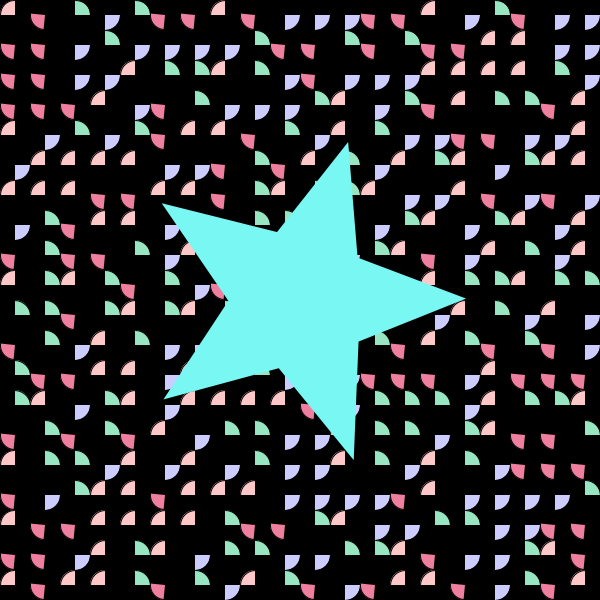
Frame 1 (no input)
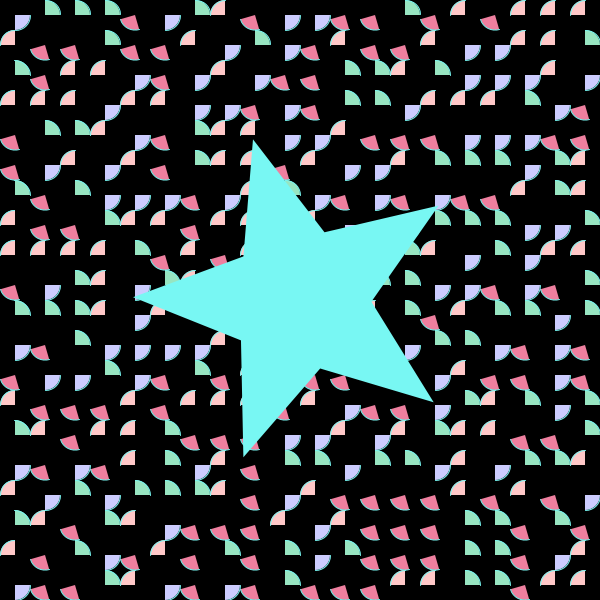
Frame 60 (the mouse pressed at the canvas centre just before this capture)
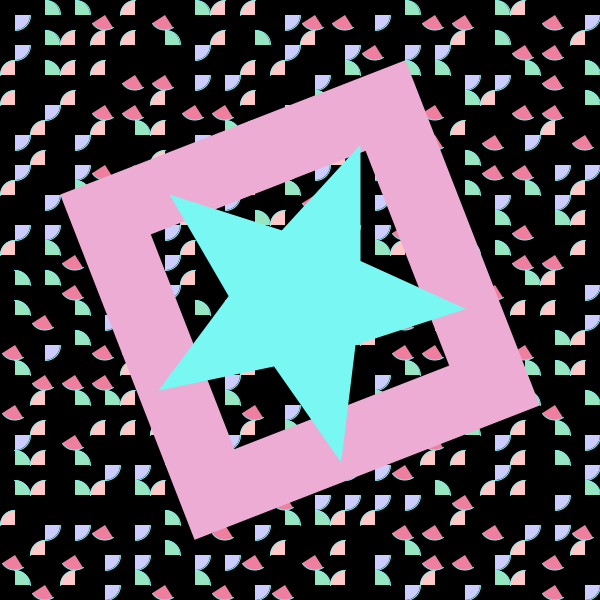
Frame 120 (the mouse held since frame 60 and released just before this capture)

The Processing sketch that drew these frames (run headless with seeded random() and noise(); from frame 60 on, the mouse is pressed at the canvas centre):

// Processing sketch: A1_Wong_Victoria
// ── A1_Wong_Victoria.pde
int cols = 20;
int rows = 20;

int stepx, stepy;

int rand_switch = 3;

void setup() {

  size(600, 600);
  
  stepx = (width/cols);
  stepy = (height/cols);
}

void draw() {
  background(0);
  
  for (int y = 0; y < rows; y++) {
    for (int x = 0; x < cols; x++) {
      
      fill(200);
      strokeWeight(1);

      float xp = x*stepx;
      float yp = y*stepy;

      int offset = stepx/2;

      int method = 0;

      switch (method) {
      case 0:

        rand_switch = int(random(4));
        break;

      case 1:

        rand_switch = int(map (tan((x+offset)+(y+offset)*frameCount*0.001), -1, 1, 0, 4));
        break;

      case 2:

        float distance = dist(width/2, height/2, xp, yp) + sin(frameCount*0.05)*200;

        rand_switch = int(map(distance, 0, width/2+(offset), 0, 3)) ;
        break;
      }
      fill(204,204,255);

      if (rand_switch == 0) {
        arc(offset+xp, offset+yp, stepx, stepy, radians(0), radians(90));
      }
     fill(238,127,159);

      if (rand_switch == 1) {
        pushMatrix();
        translate(offset+xp, offset+yp);
        rotate(frameCount*0.1);
        arc(0,0, stepx,stepy, radians(90), radians(180));
        popMatrix();
      }
      fill(255,200,200);

      if (rand_switch == 2) {
        arc(offset+xp, offset+yp, stepx, stepy, radians(180), radians(270));
      }
      fill(151,229,193);
      
      if (rand_switch == 3) {
        arc(offset+xp, offset+yp, stepx, stepy, radians(270), radians(360));
      }
 
    }
  }
  fill(200);
  noFill();
  stroke(237,172,211);
  strokeWeight(70);
  rectMode(CENTER);
  pushMatrix();
  translate(width/2,height/2);
  rotate(frameCount*0.01);
  rect(0, 0, mouseX, mouseY);
  popMatrix();
  
  fill(200);
  noFill();
  stroke(120,247,243);
  strokeWeight(70);
  pushMatrix();
  translate(width*0.5,height*0.5);
  rotate(frameCount / -100.0);
  star(0, 0, 30, 70, 5); 
  popMatrix();
}

void star(float x, float y, float radius1, float radius2, int npoints) {
  float angle = TWO_PI / npoints;
  float halfAngle = angle/2.0;
  beginShape();
  for (float a = 0; a < TWO_PI; a += angle) {
    float sx = x + cos(a) * radius2;
    float sy = y + sin(a) * radius2;
    vertex(sx, sy);
    sx = x + cos(a+halfAngle) * radius1;
    sy = y + sin(a+halfAngle) * radius1;
    vertex(sx, sy);
  }
  endShape(CLOSE);
}
